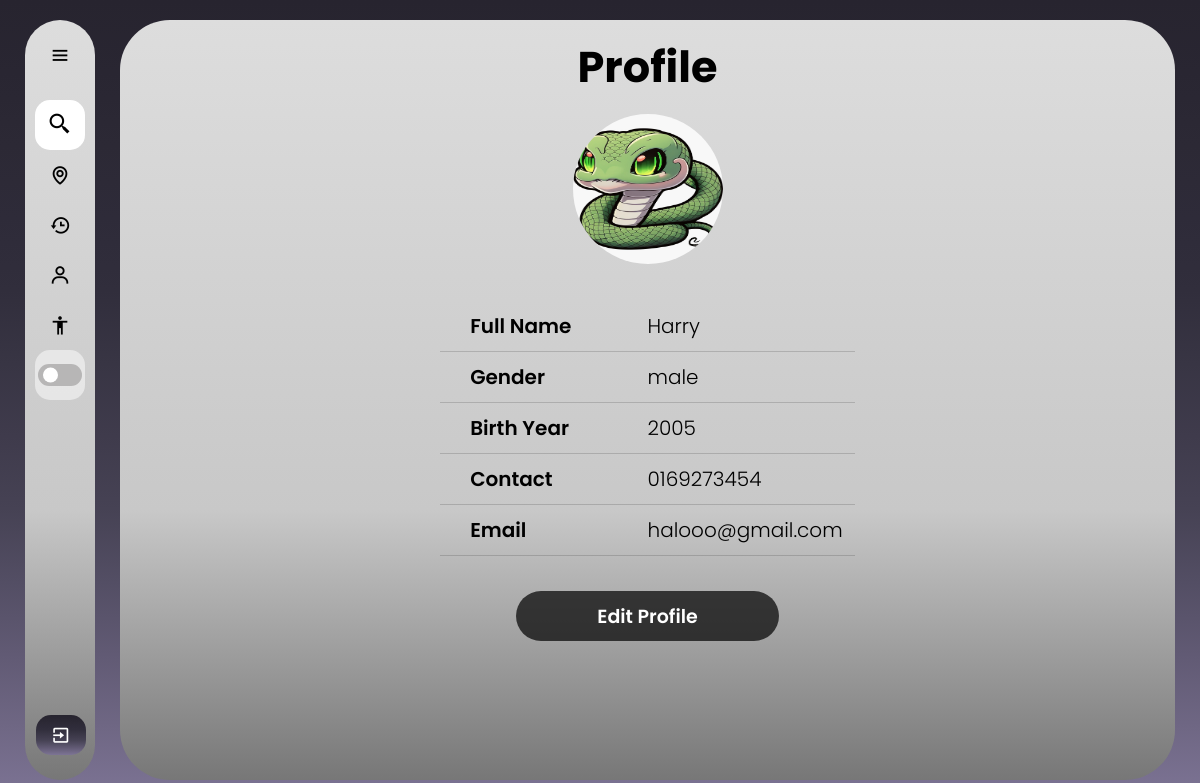
/dashboard (signed in), run on an earlier commit of the app's database.
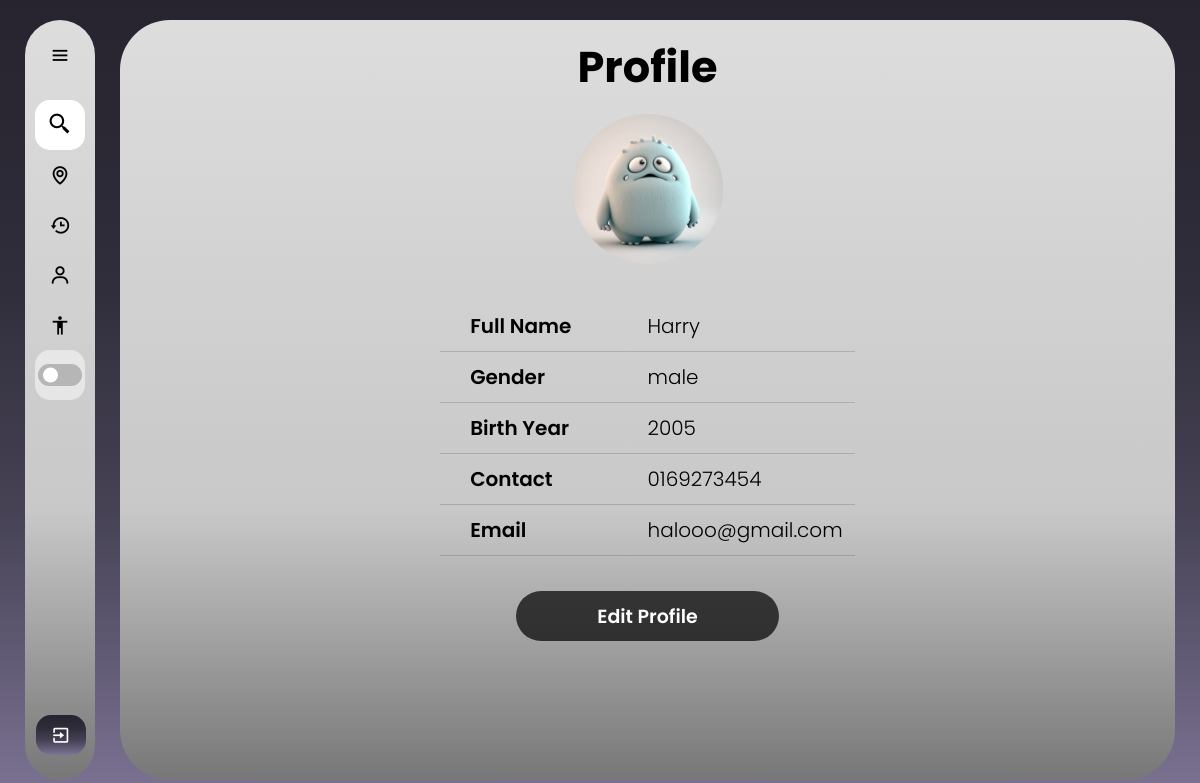
And on a later commit of the database.
### web/models.py (models this page shows)
class Profile(db.Model):
    id = db.Column(db.Integer, primary_key=True)
    fullName = db.Column(db.String(150))
    gender = db.Column(db.String(100), nullable=False)
    birthyear=db.Column(db.String(15), nullable=False)
    contact = db.Column(db.String(15), nullable=False)
    birthyear = db.Column(db.String(15), nullable=False)
    profile_pic = db.Column(db.String(200), default="default.jpg")  # Make sure this column is present
    user_id = db.Column(db.Integer, db.ForeignKey('user.id'), nullable=False)
    birthyear = db.Column(db.String(15), nullable=False)

### web/routes.py (the view)
@bp.route('/dashboard', methods=['GET'])
@login_required
def dashboard():
    profile = Profile.query.filter_by(user_id=current_user.id).first()
    if profile is None:
        flash("No profile found. Please complete your profile first.", category="error")
        return redirect(url_for('main.profile'))
    return render_template('dashboard.html', profile=profile)

### web/templates/dashboard.html (shortened to what this page needs)
{% extends "base_passenger.html" %}
{% block content %}
<!DOCTYPE html>
<html lang="en">
<head>
    <link rel="stylesheet" href="../static/dashboard.css">
</head>
<body>
    <div class="container">
        <h1>Profile</h1>
        <div class="details">
            {% if profile.profile_pic %}
                <img src="{{ profile.profile_pic }}" alt="Profile Picture" style="width:150px;height:150px;">
            {% else %}
                <p>No profile picture uploaded.</p>
            {% endif %}
            <div class="info">
                <div class="row">
                    <div class="title">Full Name</div>
                    <div class="ans">{{ profile.fullName }}</div>
                </div>
                <div class="row">
                    <div class="title">Gender</div>
                    <div class="ans">{{ profile.gender }}</div>
                </div>
                <div class="row">
                    <div class="title">Birth Year</div>
                    <div class="ans">{{ profile.birthyear }}</div>
                </div>
                <div class="row">
                    <div class="title">Contact</div>
                    <div class="ans">{{ profile.contact }}</div>
                </div>
                <div class="row">
                    <div class="title">Email</div>
                    <div class="ans">{{ current_user.email }}</div>
                </div>
            </div>
        </div>
        <a href="{{ url_for('main.editprofile') }}">
            <button type="submit" class="btn">Edit Profile</button>
        </a>
    </div>
</body>
</html>
{% endblock %}

What changed in the data, as far as the page shows it:
changed Profile "Harry": profile_pic: a different picture
